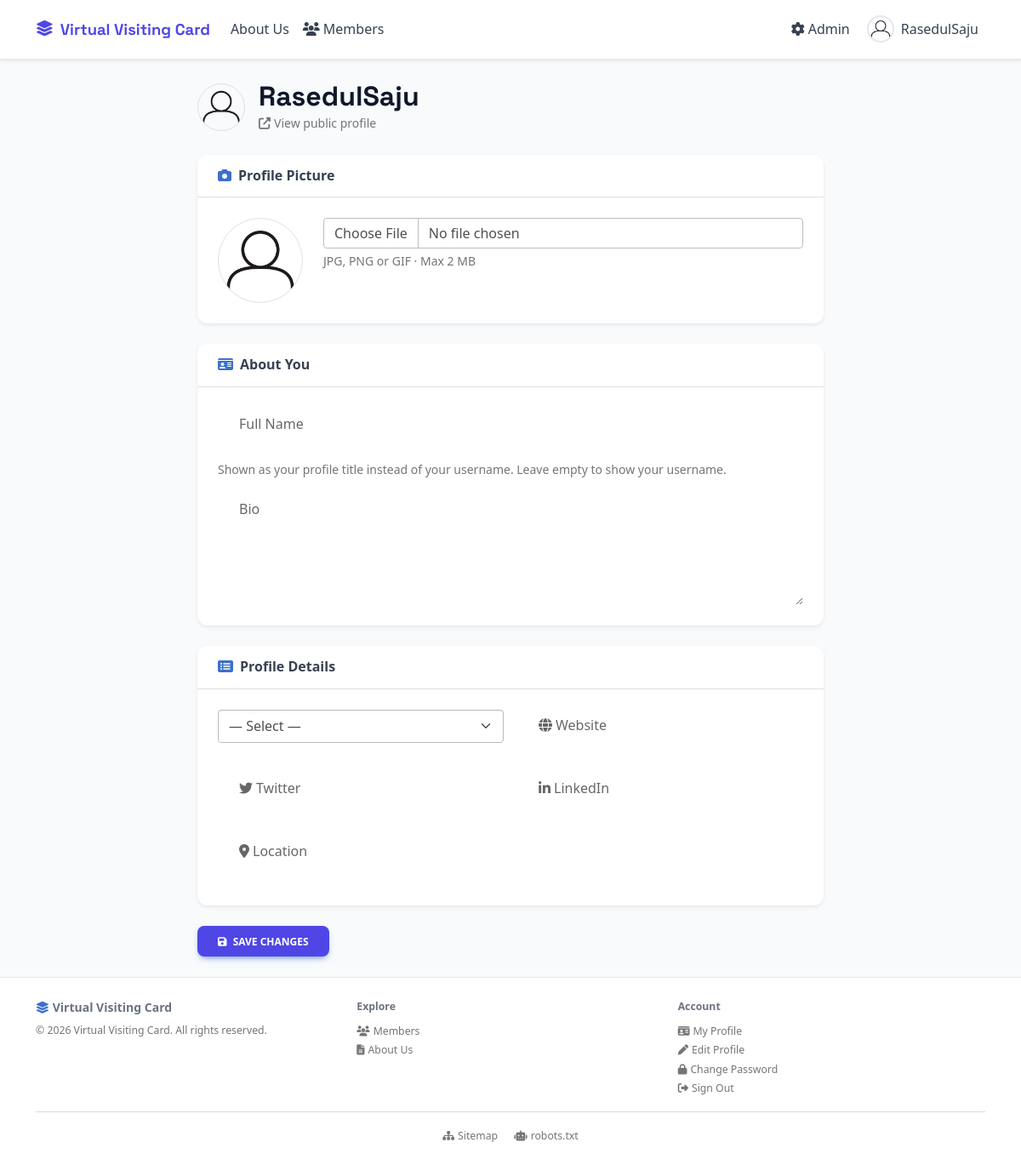
Screenshot of /edit_profile.php (signed in) with the database file from the repository.
### tables this page shows
CREATE TABLE `pages` (
  `id`          INT UNSIGNED NOT NULL AUTO_INCREMENT,
  `slug`        VARCHAR(200) NOT NULL,
  `title`       VARCHAR(300) NOT NULL,
  `content`     LONGTEXT,
  `show_in_nav` TINYINT(1)   NOT NULL DEFAULT 0,
  `nav_order`   INT          NOT NULL DEFAULT 0,
  `meta_robots` VARCHAR(20)  NOT NULL DEFAULT 'index,follow',
  `updated_at`  DATETIME     NOT NULL DEFAULT CURRENT_TIMESTAMP
                             ON UPDATE CURRENT_TIMESTAMP,
  PRIMARY KEY (`id`),
  UNIQUE KEY `uq_slug` (`slug`)
);

CREATE TABLE `users` (
  `id`                INT UNSIGNED                    NOT NULL AUTO_INCREMENT,
  `username`          VARCHAR(50)                     NOT NULL,
  `full_name`         VARCHAR(150)                    NULL,
  `email`             VARCHAR(150)                    NOT NULL,
  `password_hash`     VARCHAR(255)                    NOT NULL,
  `role`              ENUM('user','admin','superadmin') NOT NULL DEFAULT 'user',
  `account_status`    ENUM('active','resigned')       NOT NULL DEFAULT 'active',
  `can_edit_profile`  TINYINT(1)                      NOT NULL DEFAULT 1,
  `meta_robots`       VARCHAR(20)                     NOT NULL DEFAULT 'index,follow',
  `show_in_directory` TINYINT(1)                      NOT NULL DEFAULT 1,
  `profile_image`     VARCHAR(255)                    NOT NULL DEFAULT 'default-avatar.png',
  `bio`               TEXT,
  `reset_token`       VARCHAR(64)                     NULL DEFAULT NULL,
  `reset_expires`     DATETIME                        NULL DEFAULT NULL,
  `created_at`        DATETIME                        NOT NULL DEFAULT CURRENT_TIMESTAMP,
  PRIMARY KEY (`id`),
  UNIQUE KEY `uq_username` (`username`),
  UNIQUE KEY `uq_email`    (`email`)
);

CREATE TABLE `profile_fields` (
  `id`              INT UNSIGNED                                  NOT NULL AUTO_INCREMENT,
  `field_name`      VARCHAR(100)                                  NOT NULL,
  `field_label`     VARCHAR(150)                                  NOT NULL,
  `field_type`      ENUM('text','url','textarea','date','select') NOT NULL DEFAULT 'text',
  `field_icon`      VARCHAR(100)                                  NOT NULL DEFAULT 'fas fa-tag',
  `field_options`   TEXT                                          NULL DEFAULT NULL,
  `edit_permission` ENUM('user','admin')                          NOT NULL DEFAULT 'user',
  `lock_after_set`  TINYINT(1)                                    NOT NULL DEFAULT 0,
  `is_repeatable`   TINYINT(1)                                    NOT NULL DEFAULT 0,
  `group_key`       VARCHAR(50)                                   NULL DEFAULT NULL,
  `group_label`     VARCHAR(150)                                  NULL DEFAULT NULL,
  `sort_order`      INT                                           NOT NULL DEFAULT 0,
  `is_active`       TINYINT(1)                                    NOT NULL DEFAULT 1,
  `is_public`       TINYINT(1)                                    NOT NULL DEFAULT 1,
  `created_at`      DATETIME                                      NOT NULL DEFAULT CURRENT_TIMESTAMP,
  PRIMARY KEY (`id`),
  UNIQUE KEY `uq_field_name` (`field_name`)
);

### edit_profile.php (the view, shortened to what the rows shown need)
<?php
require_once __DIR__ . '/helpers.php';
$pdo    = getDB();
$userId = (int)$_SESSION['user_id'];
$userStmt = $pdo->prepare('SELECT * FROM users WHERE id = ? LIMIT 1');
$userStmt->execute([$userId]);
$user = $userStmt->fetch();
    ?>
    <?php
function _loadEditableFields(PDO $pdo, int $userId): array
{
    $fStmt = $pdo->prepare(
        "SELECT id, field_name, field_label, field_type, field_icon, field_options,
                is_public, edit_permission, lock_after_set, is_repeatable, group_key, group_label, sort_order
         FROM   profile_fields
         WHERE  is_active = 1
         ORDER  BY sort_order ASC"
    );
    $fStmt->execute();
    $fields = $fStmt->fetchAll();
    $vStmt = $pdo->prepare('SELECT field_id, instance, field_value FROM user_field_values WHERE user_id = ?');
    $vStmt->execute([$userId]);
    $valuesByField = [];
    foreach ($vStmt->fetchAll() as $v) {
        $valuesByField[(int)$v['field_id']][(int)$v['instance']] = $v['field_value'];
    }
    return $fields;
}
$profileFields = _loadEditableFields($pdo, $userId);
$standaloneFields = [];
$groups           = [];
foreach ($profileFields as $f) {
    if (!empty($f['group_key'])) {
        $gk = $f['group_key'];
        if (!isset($groups[$gk])) {
            $groups[$gk] = ['label' => $f['group_label'] ?: ucfirst(str_replace('_', ' ', $gk)), 'fields' => []];
        }
        $groups[$gk]['fields'][] = $f;
    } else {
        $standaloneFields[] = $f;
    }
}
require __DIR__ . '/templates/layout_header.php';
function _fieldInput(array $field, string $name, string $value, string $idSuffix = ''): string
{
    $id  = 'f_' . (int)$field['id'] . $idSuffix;
    $out = '<div class="form-outline flex-grow-1">';
    if ($field['field_type'] === 'textarea') {
        $out .= '<textarea id="' . e($id) . '" name="' . e($name) . '" class="form-control" rows="2" placeholder=" ">'
              . e($value) . '</textarea>';
    } elseif ($field['field_type'] === 'date') {
        $out .= '<input type="date" id="' . e($id) . '" name="' . e($name) . '" class="form-control" value="'
              . e($value) . '" placeholder=" ">';
    } elseif ($field['field_type'] === 'select') {
        $opts = preg_split('/\r?\n/', (string)$field['field_options']);
        $out .= '<select id="' . e($id) . '" name="' . e($name) . '" class="form-select">';
        $out .= '<option value="">— Select —</option>';
        foreach ($opts as $opt) {
            $opt = trim($opt);
            $sel = $opt === $value ? ' selected' : '';
            $out .= '<option value="' . e($opt) . '"' . $sel . '>' . e($opt) . '</option>';
        }
        $out .= '</select>';
        return $out . '</div>';
    } else {
        $type = $field['field_type'] === 'url' ? 'url' : 'text';
        $out .= '<input type="' . $type . '" id="' . e($id) . '" name="' . e($name) . '" class="form-control" value="'
              . e($value) . '" placeholder="' . ($field['field_type'] === 'url' ? 'https://' : ' ') . '">';
    }
    $out .= '<label class="form-label" for="' . e($id) . '">'
          . '<i class="' . e($field['field_icon']) . ' me-1"></i>' . e($field['field_label']) . '</label>';
    $out .= '</div>';
    return $out;
}
?>
<div class="row justify-content-center">
    <div class="col-lg-8">
        <div class="d-flex align-items-center mb-4">
            <img src="<?= avatarUrl($user['profile_image']) ?>"
                 class="rounded-circle border me-3" width="56" height="56"
                 style="object-fit:cover;" alt="Avatar">
            <div>
                <h2 class="mb-0 fw-bold"><?= e(displayName($user)) ?></h2>
                <a href="<?= BASE_URL . e($user['username']) ?>" class="small text-muted text-decoration-none">
                    <i class="fas fa-external-link-alt me-1"></i>View public profile
                </a>
            </div>
        </div>
        <form method="POST" enctype="multipart/form-data" novalidate>
            <div class="card border-0 shadow-sm mb-4">
                <div class="card-body p-4">
                    <div class="d-flex align-items-start gap-4 flex-wrap">
                        <img src="<?= avatarUrl($user['profile_image']) ?>"
                             id="avatarPreview"
                             class="rounded-circle border" width="100" height="100"
                             style="object-fit:cover;" alt="Current avatar">
                        <div class="flex-grow-1">
                            <input type="file" class="form-control mb-1" id="profile_image"
                                   name="profile_image" accept="image/jpeg,image/png,image/gif">
                            <div class="form-text">JPG, PNG or GIF · Max 2 MB</div>
                        </div>
                    </div>
                </div>
            </div>
            <?php if ($standaloneFields): ?>
            <div class="card border-0 shadow-sm mb-4">
                <div class="card-body p-4">
                    <div class="row g-3">
                        <?php foreach ($standaloneFields as $field):
                            $isPrivateField = (int)($field['is_public'] ?? 1) === 0;
                            $isLocked       = (int)$field['lock_after_set'] === 1;
                            $hasValue       = false;
                            $lockedNow      = $isLocked && $hasValue;
                            $fid            = (int)$field['id'];
                        ?>
                        <?php if ((int)$field['is_repeatable'] === 1): ?>
                            <div class="col-12">
                                <label class="form-label fw-semibold d-flex align-items-center justify-content-between">
                                    <span>
                                        <i class="<?= e($field['field_icon']) ?> me-1"></i><?= e($field['field_label']) ?>
                                        <?php if ($isPrivateField): ?>
                                            <i class="fas fa-lock ms-1 text-warning" style="font-size:.7rem;"></i>
                                        <?php endif; ?>
                                    </span>
                                    <button type="button" class="btn btn-sm btn-outline-primary repeat-add-btn" data-field="<?= $fid ?>">
                                        <i class="fas fa-plus me-1"></i>Add
                                    </button>
                                </label>
                                <div id="repeat-<?= $fid ?>-rows">
                                    <?php
                                    $vals = $field['values'];
                                    if (empty($vals)) $vals = [0 => ''];
                                    $ri = 0;
                                    foreach ($vals as $v):
                                        $ri++;
                                    ?>
                                    <div class="d-flex align-items-start gap-2 mb-2 repeat-row">
                                        <?= _fieldInput($field, 'field[' . $fid . '][]', (string)$v, '_' . $ri) ?>
                                        <?php if ($ri > 1 || count($vals) > 1): ?>
                                        <button type="button" class="btn btn-sm btn-outline-danger remove-row-btn mt-1">
                                            <i class="fas fa-times"></i>
                                        </button>
                                        <?php endif; ?>
                                    </div>
                                    <?php endforeach; ?>
                                </div>
                            </div>
                        <?php else: ?>
                            <div class="col-md-6">
                                <?php if ($lockedNow): ?>
                                    <div class="form-outline">
                                        <input type="text" class="form-control"
                                               value="<?= e((string)($field['values'][0] ?? '')) ?>" placeholder=" " readonly disabled>
                                        <label class="form-label">
                                            <i class="<?= e($field['field_icon']) ?> me-1"></i><?= e($field['field_label']) ?>
                                            <i class="fas fa-lock ms-1 text-muted" style="font-size:.7rem;" title="Locked — set once"></i>
                                        </label>
                                    </div>
                                    <div class="form-text">This can only be set once. Contact an admin to change it.</div>
                                <?php else: ?>
                                    <?= _fieldInput($field, 'field[' . $fid . '][]', (string)($field['values'][0] ?? '')) ?>
                                <?php endif; ?>
                            </div>
                        <?php endif; ?>
                        <?php endforeach; ?>
                    </div>
                </div>
            </div>
            <?php endif; ?>
        </form>
    </div>
</div>
<?php require __DIR__ . '/templates/layout_footer.php'; ?>

### templates/layout_header.php (shortened to what the rows shown need)
<?php
$_navPages   = getNavPages();
$_activeUser = null;
if (isLoggedIn()) {
    try {
        $s = getDB()->prepare('SELECT id, username, role, profile_image FROM users WHERE id = ? LIMIT 1');
        $s->execute([$_SESSION['user_id']]);
        $_activeUser = $s->fetch();
    } catch (PDOException) {}
}
$_currentSlug = trim($_GET['url'] ?? '', '/');
?>
<!DOCTYPE html>
<html lang="en">
<head>
    <link rel="stylesheet" href="https://cdnjs.cloudflare.com/ajax/libs/font-awesome/6.5.0/css/all.min.css">
    <link rel="stylesheet" href="https://cdnjs.cloudflare.com/ajax/libs/mdb-ui-kit/6.4.0/mdb.min.css">
    <link rel="stylesheet" href="<?= BASE_URL ?>assets/css/custom.css">
</head>
<body>
<nav class="navbar navbar-expand-lg cms-navbar sticky-top shadow-sm">
    <div class="container">
        <div class="collapse navbar-collapse" id="navMain">
            <ul class="navbar-nav me-auto mb-2 mb-lg-0">
                <?php foreach ($_navPages as $_np): ?>
                <li class="nav-item">
                    <a class="nav-link <?= $_currentSlug === $_np['slug'] ? 'active' : '' ?>"
                       href="<?= BASE_URL . e($_np['slug']) ?>">
                        <?= e($_np['title']) ?>
                    </a>
                </li>
                <?php endforeach; ?>
            </ul>
            <ul class="navbar-nav ms-auto align-items-lg-center gap-1">
                <?php if ($_activeUser): ?>
                    <?php if ($_activeUser['role'] === 'admin'): ?>
                    <li class="nav-item">
                        <a class="nav-link cms-admin-link" href="<?= BASE_URL ?>admin/">
                            <i class="fas fa-cog me-1"></i>Admin
                        </a>
                    </li>
                    <?php endif; ?>
                    <li class="nav-item cms-user-wrap d-none d-lg-block">
                        <a class="nav-link cms-user-toggle d-flex align-items-center gap-2"
                           href="#" id="userDropDesktop" role="button">
                            <img src="<?= avatarUrl($_activeUser['profile_image']) ?>"
                                 class="rounded-circle cms-nav-avatar" width="32" height="32"
                                 style="object-fit:cover;" alt="">
                            <span><?= e($_activeUser['username']) ?></span>
                        </a>
                    </li>
                <?php endif; ?>
            </ul>
        </div>
    </div>
</nav>
<main class="container py-4">

### templates/layout_footer.php (shortened to what the rows shown need)
</main>
<footer class="cms-footer mt-auto py-4">
    <div class="container">
        <div class="row align-items-start g-3">
            <div class="col-md-4">
                <ul class="list-unstyled mb-0">
                    <?php foreach (getNavPages() as $_fp): ?>
                    <li><a href="<?= BASE_URL . e($_fp['slug']) ?>" class="text-muted text-decoration-none small">
                        <i class="fas fa-file-alt me-1"></i><?= e($_fp['title']) ?></a></li>
                    <?php endforeach; ?>
                </ul>
            </div>
        </div>
    </div>
</footer>
</body>
</html>

### rows the page displays
pages: title "About Us"
users: profile_image (placeholder picture), username "RasedulSaju"
profile_fields: field_label "Website"
profile_fields: field_label "Twitter"
profile_fields: field_label "LinkedIn"
profile_fields: field_label "Location"

### other values shown
siteName() "Virtual Visiting Card"
